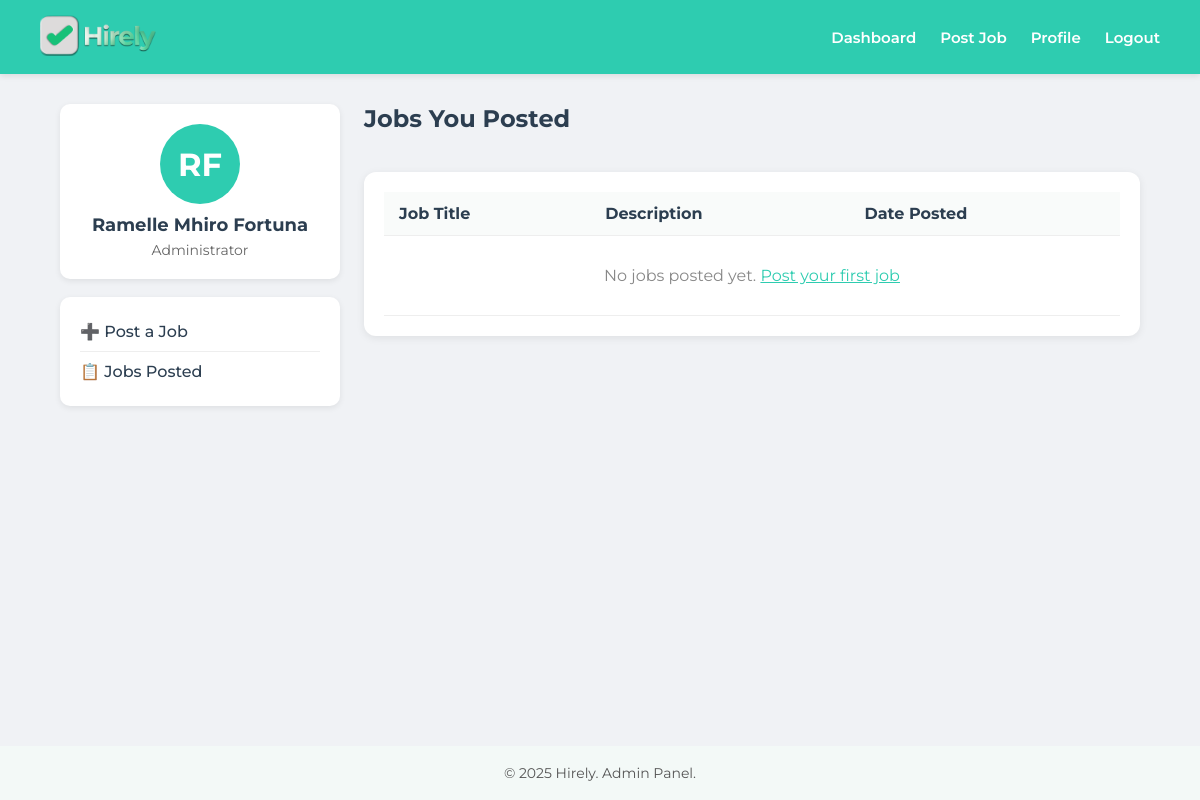
The app's page /admin_dashboard (signed in) with its own data.
### app/models.py (models this page shows, shortened)
class User(db.Model):
    __tablename__ = 'users'
    id = db.Column(db.Integer, primary_key=True)
    last_name = db.Column(db.String(80), nullable=False)
    first_name = db.Column(db.String(80), nullable=False)
    middle_name = db.Column(db.String(80))
    email = db.Column(db.String(120), unique=True, nullable=False)
    phone = db.Column(db.String(30))
    address = db.Column(db.Text)
    password_hash = db.Column(db.String(128))
    resume = db.Column(db.String(255))
    is_admin = db.Column(db.Boolean, default=False)
    created_at = db.Column(db.DateTime, default=datetime.utcnow)
    applications = db.relationship('Application', backref='applicant', lazy=True)

### app/routes/main.py (the view)
@main_bp.route('/admin_dashboard')
@secure_route
def admin_dashboard():
    user_id = session.get('user_id')
    is_admin = session.get('is_admin')
    if not user_id:
        flash('Please log in to access the dashboard.', 'error')
        return redirect('/login')
    if not is_admin:
        flash('Access denied. Admin privileges required.', 'error')
        return redirect('/user_dashboard')
    user = User.query.get(user_id)
    if not user:
        session.clear()
        flash('User account not found. Please log in again.', 'error')
        return redirect('/login')
    jobs = Job.query.filter_by(created_by=user_id, is_active=True).all()
    return render_template('dashboard_admin.html', user=user, jobs=jobs)

### app/utils/security.py (called while the page is built)
def no_cache(f):
    @functools.wraps(f)
    def decorated_function(*args, **kwargs):
        response = make_response(f(*args, **kwargs))
        response.headers['Cache-Control'] = 'no-cache, no-store, must-revalidate, private'
        response.headers['Pragma'] = 'no-cache'
        response.headers['Expires'] = '0'
        response.headers['Last-Modified'] = datetime.utcnow().strftime('%a, %d %b %Y %H:%M:%S GMT')
        response.headers['X-Content-Type-Options'] = 'nosniff'
        response.headers['X-Frame-Options'] = 'DENY'
        response.headers['X-XSS-Protection'] = '1; mode=block'
        return response
    return decorated_function

def session_security_check(f):
    @functools.wraps(f)
    def decorated_function(*args, **kwargs):
        if 'user_id' not in session:
            return f(*args, **kwargs)  # Let the route handle unauthenticated users
        if not check_session_timeout():
            print(f"Session timeout detected for user {session.get('user_id')}")
        return f(*args, **kwargs)
    return decorated_function

def secure_route(f):
    @functools.wraps(f)
    @no_cache
    @session_security_check
    def decorated_function(*args, **kwargs):
        return f(*args, **kwargs)
    return decorated_function

### app/templates/dashboard_admin.html (shortened to what this page needs)
<!DOCTYPE html>
<html lang="en">
<head>
</head>
<body>
  <header>
    <div class="logo">
      <a href="/admin_dashboard" style="text-decoration: none; color: inherit;">
        <img src="/static/hirely_logo.png" alt="Hirely Logo">
      </a>
    </div>
    <nav>
      <a href="/admin_dashboard">Dashboard</a>
      <a href="/post_job">Post Job</a>
      <a href="/profile">Profile</a>
      <a href="/logout">Logout</a>
    </nav>
  </header>
  <main>
    <div class="sidebar">
      <div class="profile-card">
        <div class="profile-avatar">{{ user.first_name[0] }}{{ user.last_name[0] }}</div>
        <h2>{{ user.first_name }} {{ user.last_name }}</h2>
        <p>Administrator</p>
      </div>
      <div class="menu-card">
        <ul>
          <li><a href="/post_job">➕ Post a Job</a></li>
          <li><a href="/admin_dashboard">📋 Jobs Posted</a></li>
        </ul>
      </div>
    </div>
    <div class="content">
      <h1>Jobs You Posted</h1>
      <div class="job-table">
        <table>
          <thead>
            <tr>
              <th>Job Title</th>
              <th>Description</th>
              <th>Date Posted</th>
            </tr>
          </thead>
          <tbody>
            {% for job in jobs %}
            <tr onclick="window.location.href='/edit_job/{{ job.id }}'">
              <td><strong>{{ job.role }}</strong></td>
              <td>{{ job.description[:100] }}{% if job.description|length > 100 %}...{% endif %}</td>
              <td>{{ job.created_at.strftime('%b %d, %Y') if job.created_at else 'N/A' }}</td>
            </tr>
            {% else %}
            <tr>
              <td colspan="3" class="no-jobs">No jobs posted yet. <a href="/post_job" style="color: #2eccb0;">Post your first job</a></td>
            </tr>
            {% endfor %}
          </tbody>
        </table>
      </div>
    </div>
  </main>
  <footer>
    &copy; 2025 Hirely. Admin Panel.
  </footer>
</body>
</html>

### app/templates/dashboard_admin.html (style rules this page uses)
body { margin: 0; font-family: 'Montserrat', sans-serif; background: #f0f2f5; display: flex; flex-direction: column; min-height: 100vh; color: #2c3e50; }
header { background: #2eccb0; padding: 14px 40px; display: flex; justify-content: space-between; align-items: center; color: white; box-shadow: 0 2px 6px rgba(0,0,0,0.1); }
.logo img { height: 42px; }
nav { display: flex; align-items: center; gap: 24px; }
nav a { color: white; text-decoration: none; font-size: 15px; font-weight: 600; transition: opacity 0.2s ease; }
main { flex: 1; display: grid; grid-template-columns: 280px 1fr; gap: 24px; padding: 30px 60px; }
.sidebar { display: flex; flex-direction: column; gap: 18px; }
.profile-card { background: white; border-radius: 10px; padding: 20px; text-align: center; box-shadow: 0 2px 6px rgba(0,0,0,0.08); }
.profile-avatar { width: 80px; height: 80px; border-radius: 50%; margin: 0 auto 10px; background: #2eccb0; color: white; display: flex; align-items: center; justify-content: center; font-size: 32px; font-weight: 700; }
.profile-card h2 { margin: 0; font-size: 18px; font-weight: 700; }
.profile-card p { margin: 5px 0 0; font-size: 14px; color: #666; }
.menu-card { background: white; border-radius: 10px; padding: 15px 20px; box-shadow: 0 2px 6px rgba(0,0,0,0.08); }
.menu-card ul { list-style: none; padding: 0; margin: 0; }
.menu-card li { padding: 10px 0; border-bottom: 1px solid #eee; }
.menu-card li:last-child { border: none; }
.menu-card a { color: #2c3e50; text-decoration: none; font-weight: 500; display: block; }
.content { display: flex; flex-direction: column; gap: 24px; }
.content h1 { margin: 0 0 15px; font-size: 24px; font-weight: 700; }
.job-table { background: white; border-radius: 12px; padding: 20px; box-shadow: 0 2px 8px rgba(0,0,0,0.08); overflow-x: auto; }
table { width: 100%; border-collapse: collapse; }
th, td { padding: 12px 15px; text-align: left; border-bottom: 1px solid #eee; }
th { background: #f9fbfa; font-weight: 700; color: #2c3e50; }
tbody tr { cursor: pointer; transition: background 0.2s; }
.no-jobs { text-align: center; color: #888; padding: 30px; }
footer { text-align: center; padding: 18px; background: #f3f9f7; font-size: 14px; color: #555; margin-top: auto; }

### records on screen
User: first_name "R", last_name "F", first_name "Ramelle Mhiro", last_name "Fortuna"
